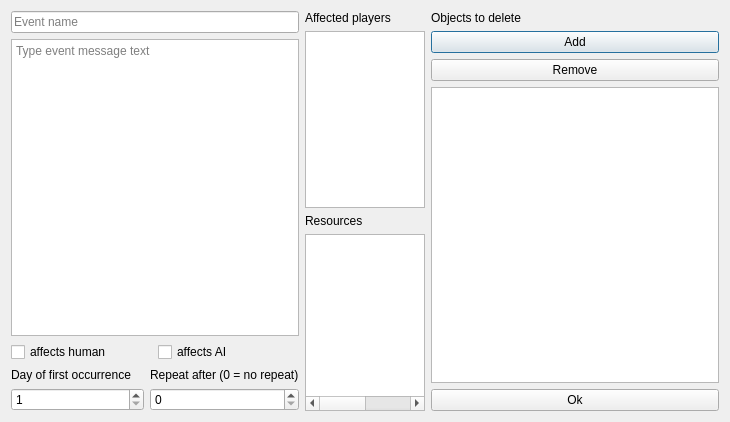
<?xml version="1.0" encoding="UTF-8"?>
<ui version="4.0">
 <class>TimedEvent</class>
 <widget class="QDialog" name="TimedEvent">
  <property name="windowModality">
   <enum>Qt::NonModal</enum>
  </property>
  <property name="geometry">
   <rect>
    <x>0</x>
    <y>0</y>
    <width>730</width>
    <height>422</height>
   </rect>
  </property>
  <property name="windowTitle">
   <string>Timed event</string>
  </property>
  <property name="modal">
   <bool>true</bool>
  </property>
  <layout class="QHBoxLayout" name="horizontalLayout">
   <item>
    <layout class="QVBoxLayout" name="verticalLayout_12">
     <item>
      <widget class="QLineEdit" name="eventNameText">
       <property name="placeholderText">
        <string>Event name</string>
       </property>
      </widget>
     </item>
     <item>
      <widget class="QPlainTextEdit" name="eventMessageText">
       <property name="placeholderText">
        <string>Type event message text</string>
       </property>
      </widget>
     </item>
     <item>
      <layout class="QHBoxLayout" name="horizontalLayout_8">
       <property name="topMargin">
        <number>0</number>
       </property>
       <item>
        <widget class="QCheckBox" name="eventAffectsHuman">
         <property name="text">
          <string>affects human</string>
         </property>
        </widget>
       </item>
       <item>
        <widget class="QCheckBox" name="eventAffectsCpu">
         <property name="text">
          <string>affects AI</string>
         </property>
        </widget>
       </item>
      </layout>
     </item>
     <item>
      <layout class="QHBoxLayout" name="horizontalLayout_9">
       <property name="topMargin">
        <number>0</number>
       </property>
       <item>
        <layout class="QVBoxLayout" name="verticalLayout_14">
         <item>
          <widget class="QLabel" name="label_8">
           <property name="text">
            <string>Day of first occurrence</string>
           </property>
          </widget>
         </item>
         <item>
          <widget class="QSpinBox" name="eventFirstOccurrence">
           <property name="minimum">
            <number>1</number>
           </property>
          </widget>
         </item>
        </layout>
       </item>
       <item>
        <layout class="QVBoxLayout" name="verticalLayout_13">
         <property name="topMargin">
          <number>0</number>
         </property>
         <item>
          <widget class="QLabel" name="label_9">
           <property name="text">
            <string>Repeat after (0 = no repeat)</string>
           </property>
          </widget>
         </item>
         <item>
          <widget class="QSpinBox" name="eventRepeatAfter"/>
         </item>
        </layout>
       </item>
      </layout>
     </item>
    </layout>
   </item>
   <item>
    <layout class="QVBoxLayout" name="verticalLayout_18">
     <property name="leftMargin">
      <number>0</number>
     </property>
     <item>
      <widget class="QLabel" name="label">
       <property name="text">
        <string>Affected players</string>
       </property>
      </widget>
     </item>
     <item>
      <widget class="QListWidget" name="playersAffected">
       <property name="sizePolicy">
        <sizepolicy hsizetype="Preferred" vsizetype="Expanding">
         <horstretch>0</horstretch>
         <verstretch>0</verstretch>
        </sizepolicy>
       </property>
       <property name="maximumSize">
        <size>
         <width>120</width>
         <height>16777215</height>
        </size>
       </property>
      </widget>
     </item>
     <item>
      <widget class="QLabel" name="label_2">
       <property name="text">
        <string>Resources</string>
       </property>
      </widget>
     </item>
     <item>
      <widget class="QTableWidget" name="resources">
       <property name="sizePolicy">
        <sizepolicy hsizetype="Preferred" vsizetype="Expanding">
         <horstretch>0</horstretch>
         <verstretch>0</verstretch>
        </sizepolicy>
       </property>
       <property name="maximumSize">
        <size>
         <width>120</width>
         <height>16777215</height>
        </size>
       </property>
       <property name="editTriggers">
        <set>QAbstractItemView::NoEditTriggers</set>
       </property>
       <property name="selectionMode">
        <enum>QAbstractItemView::SingleSelection</enum>
       </property>
       <property name="selectionBehavior">
        <enum>QAbstractItemView::SelectRows</enum>
       </property>
       <property name="wordWrap">
        <bool>false</bool>
       </property>
       <property name="columnCount">
        <number>2</number>
       </property>
       <attribute name="horizontalHeaderVisible">
        <bool>false</bool>
       </attribute>
       <attribute name="horizontalHeaderCascadingSectionResizes">
        <bool>true</bool>
       </attribute>
       <attribute name="horizontalHeaderMinimumSectionSize">
        <number>20</number>
       </attribute>
       <attribute name="horizontalHeaderDefaultSectionSize">
        <number>60</number>
       </attribute>
       <attribute name="horizontalHeaderStretchLastSection">
        <bool>true</bool>
       </attribute>
       <attribute name="verticalHeaderVisible">
        <bool>false</bool>
       </attribute>
       <attribute name="verticalHeaderMinimumSectionSize">
        <number>16</number>
       </attribute>
       <attribute name="verticalHeaderDefaultSectionSize">
        <number>16</number>
       </attribute>
       <column>
        <property name="text">
         <string>type</string>
        </property>
       </column>
       <column>
        <property name="text">
         <string>qty</string>
        </property>
       </column>
      </widget>
     </item>
    </layout>
   </item>
   <item>
    <layout class="QVBoxLayout" name="verticalLayout">
     <item>
      <widget class="QLabel" name="deletedObjectsLabel">
       <property name="text">
        <string>Objects to delete</string>
       </property>
      </widget>
     </item>
     <item>
      <widget class="QPushButton" name="addObjectToDelete">
       <property name="text">
        <string>Add</string>
       </property>
      </widget>
     </item>
     <item>
      <widget class="QPushButton" name="removeObjectToDelete">
       <property name="text">
        <string>Remove</string>
       </property>
      </widget>
     </item>
     <item>
      <widget class="QListWidget" name="deletedObjects"/>
     </item>
     <item>
      <widget class="QPushButton" name="pushButton">
       <property name="text">
        <string>Ok</string>
       </property>
      </widget>
     </item>
    </layout>
   </item>
  </layout>
 </widget>
 <resources/>
 <connections/>
</ui>
